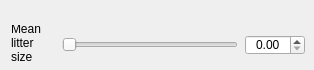
               <widget class="QWidget" name="page_18">
                <widget class="QLabel" name="label_71">
                 <property name="geometry">
                  <rect>
                   <x>11</x>
                   <y>25</y>
                   <width>46</width>
                   <height>36</height>
                  </rect>
                 </property>
                 <property name="sizePolicy">
                  <sizepolicy hsizetype="Preferred" vsizetype="Preferred">
                   <horstretch>0</horstretch>
                   <verstretch>0</verstretch>
                  </sizepolicy>
                 </property>
                 <property name="text">
                  <string>Mean litter size</string>
                 </property>
                 <property name="wordWrap">
                  <bool>true</bool>
                 </property>
                </widget>
                <widget class="QDoubleSpinBox" name="doubleSpinBox_10">
                 <property name="geometry">
                  <rect>
                   <x>245</x>
                   <y>35</y>
                   <width>60</width>
                   <height>20</height>
                  </rect>
                 </property>
                 <property name="sizePolicy">
                  <sizepolicy hsizetype="Minimum" vsizetype="Fixed">
                   <horstretch>0</horstretch>
                   <verstretch>0</verstretch>
                  </sizepolicy>
                 </property>
                 <property name="minimumSize">
                  <size>
                   <width>60</width>
                   <height>0</height>
                  </size>
                 </property>
                 <property name="alignment">
                  <set>Qt::AlignCenter</set>
                 </property>
                </widget>
                <widget class="QSlider" name="horizontalSlider_41">
                 <property name="geometry">
                  <rect>
                   <x>62</x>
                   <y>34</y>
                   <width>176</width>
                   <height>22</height>
                  </rect>
                 </property>
                 <property name="sizePolicy">
                  <sizepolicy hsizetype="Expanding" vsizetype="Fixed">
                   <horstretch>0</horstretch>
                   <verstretch>0</verstretch>
                  </sizepolicy>
                 </property>
                 <property name="orientation">
                  <enum>Qt::Horizontal</enum>
                 </property>
                </widget>
               </widget>
